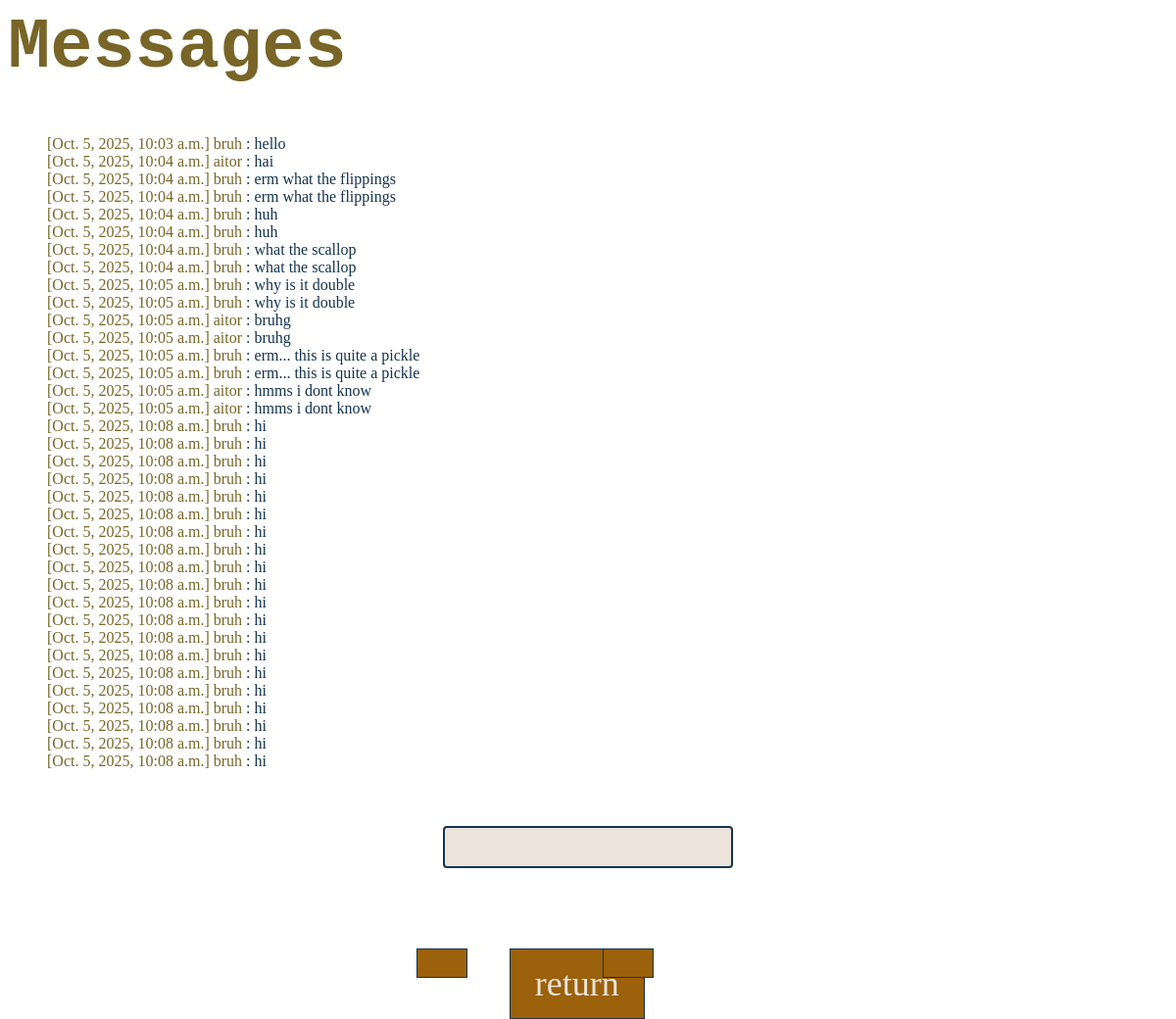
The page /accounts/3/messages/ (signed in) on the database its author committed.
### accounts/models.py (models this page shows)
class message(models.Model):
    messageID = models.AutoField(primary_key=True)
    chatID = models.ForeignKey(chat, on_delete=models.CASCADE)
    senderID = models.ForeignKey(get_user_model(),related_name= "sender", on_delete=models.CASCADE)
    recipientID = models.ForeignKey(get_user_model(),related_name = "recipient", on_delete=models.CASCADE)
    content = models.CharField(max_length=1000)
    timestamp = models.DateTimeField("date published")

### users/models.py (models this page shows, shortened)
class CustomUser(AbstractUser):
    email = models.EmailField(_('email address'), unique=True)
    USERNAME_FIELD = 'email'
    REQUIRED_FIELDS = ('username',)
    objects = CustomUserManager()

### accounts/views.py (the view, shortened to what this page needs)
# urls.py: path("<int:pk>/messages/", ChatView.as_view(), name="messages"),
class ChatView(generic.ListView):
    model = chat
    template_name = "chats/chatPage.html"
    context_object_name = "message_list"
    form_class = MessageForm
    def get_queryset(self):
        m1 = message.objects.filter(chatID = self.kwargs['pk'], recipientID = self.request.user)#obtains all appropriate messages
        m = []
        for i in m1:#decrypts them and adds to list m
            a = str_to_list(i.content)
            keys = [key.objects.filter(uuid = self.request.user)[0].private_exponent, key.objects.filter(uuid = self.request.user)[0].modulo]
            a = decrypt(keys,a)
            a2 = {
                "timestamp": i.timestamp,
                "user": i.senderID.username,
                "content": a
            }
            m.append(a2)
        return m

### functions.py (called while the page is built)
def decrypt(key,text):
    new_text = ""
    for i in range(len(text)):
        new_char = pow(int(text[i]),key[0],key[1])
        new_text += chr(new_char)
    return new_text

def str_to_list(string):
    li = []
    char = ""
    for i in string:
        if i != ",":
            char += i
        else:
            li.append(char)
            char = ""
    return li

### templates/chats/chatPage.html (shortened to what this page needs)
{% load static %}
<link rel="stylesheet" href="{% static 'style.css' %}">
<!DOCTYPE html>
<h1>Messages</h1>
<div class = myDiv>
{% if message_list %}
    <ul>
    {% for m in message_list %}
        <div class="row">
            {% for key, value in m.items %}
                {%if key == "timestamp"%}
                    <font color="#786527">[{{ value }}]</font>
                {% elif key == "user" %}
                    <font color="#786527">{{ value }}</font>
                {%else%}
                    <font color="#14334e">: {{ value }}</font>
                {%endif%}
            {% endfor %}
        </div>
    {% endfor %}
    </ul>
{% else %}
    <p>No messages are available.</p>
{% endif %}
</div>
<html>
  <body>
    <br>
    <div
      class="chat__item__container"
      id="id_chat_item_container"
      style="font-size: 20px"
    >
    <br/>
    <form method = "POST">
    <input type="text" class="icon" name="new_message" autocomplete="off" maxlength="1000" required="" id="id_message_send_input">
    </form>
    <br/>
    <br/>
    </div>
  </body>
</html>
<p>
<a class = "button", href="{% url 'accounts:chat index' %}">
</a>
</p>

### rows shown on the page
message: m "Oct. 5, 2025, 10:03 a.m."
CustomUser: m "bruh" "bruh" "bruh" "bruh" "bruh" "bruh" "bruh" "bruh" "bruh" "bruh" "bruh" "bruh" "bruh" "bruh" "bruh" "bruh" "bruh" "bruh" "bruh" "bruh" "bruh" "bruh" "bruh" "bruh" "bruh" "bruh" "bruh" "bruh" "bruh" "bruh" "bruh"
message: m "Oct. 5, 2025, 10:04 a.m."
CustomUser: m "aitor" "aitor" "aitor" "aitor" "aitor"
message: m "Oct. 5, 2025, 10:04 a.m."
message: m "Oct. 5, 2025, 10:04 a.m."
message: m "Oct. 5, 2025, 10:04 a.m."
message: m "Oct. 5, 2025, 10:04 a.m."
message: m "Oct. 5, 2025, 10:04 a.m."
message: m "Oct. 5, 2025, 10:04 a.m."
message: m "Oct. 5, 2025, 10:05 a.m."
message: m "Oct. 5, 2025, 10:05 a.m."
message: m "Oct. 5, 2025, 10:05 a.m."
message: m "Oct. 5, 2025, 10:05 a.m."
message: m "Oct. 5, 2025, 10:05 a.m."
message: m "Oct. 5, 2025, 10:05 a.m."
message: m "Oct. 5, 2025, 10:05 a.m."
message: m "Oct. 5, 2025, 10:05 a.m."
message: m "Oct. 5, 2025, 10:08 a.m."
message: m "Oct. 5, 2025, 10:08 a.m."
message: m "Oct. 5, 2025, 10:08 a.m."
message: m "Oct. 5, 2025, 10:08 a.m."
message: m "Oct. 5, 2025, 10:08 a.m."
message: m "Oct. 5, 2025, 10:08 a.m."
message: m "Oct. 5, 2025, 10:08 a.m."
message: m "Oct. 5, 2025, 10:08 a.m."
message: m "Oct. 5, 2025, 10:08 a.m."
message: m "Oct. 5, 2025, 10:08 a.m."
message: m "Oct. 5, 2025, 10:08 a.m."
message: m "Oct. 5, 2025, 10:08 a.m."
message: m "Oct. 5, 2025, 10:08 a.m."
message: m "Oct. 5, 2025, 10:08 a.m."
message: m "Oct. 5, 2025, 10:08 a.m."
message: m "Oct. 5, 2025, 10:08 a.m."
message: m "Oct. 5, 2025, 10:08 a.m."
message: m "Oct. 5, 2025, 10:08 a.m."
message: m "Oct. 5, 2025, 10:08 a.m."
message: m "Oct. 5, 2025, 10:08 a.m."

### other values the page prints
{{ value }} "hello" "hai" "erm what the flippings" "erm what the flippings" "huh" "huh" "what the scallop" "what the scallop" "why is it double" "why is it double" "bruhg" "bruhg" "erm... this is quite a pickle" "erm... this is quite a pickle" "hmms i dont know" "hmms i dont know" "hi" "hi" "hi" "hi" "hi" "hi" "hi" "hi" "hi" "hi" "hi" "hi" "hi" "hi" "hi" "hi" "hi" "hi" "hi" "hi"
